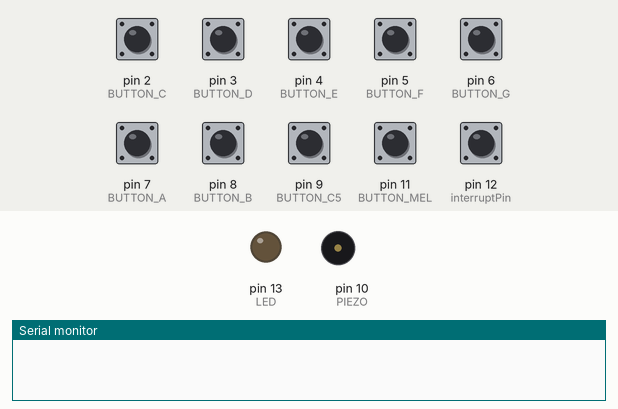
Recording of a sketch running on a simulated Arduino Uno, built with avr-gcc and run on an emulated ATmega328P. On the bench: output pins drawn as LEDs (lit = HIGH), buzzer (waves = sounding), the last lines printed to the serial monitor. Inputs (shaded band) come from the test bench; at power-on: pin 2 (BUTTON_C), pin 3 (BUTTON_D), pin 4 (BUTTON_E), pin 5 (BUTTON_F), pin 6 (BUTTON_G), pin 7 (BUTTON_A), pin 8 (BUTTON_B), pin 9 (BUTTON_C5), pin 11 (BUTTON_MEL) HIGH, pin 12 (interruptPin) LOW. Random numbers use the default seed unless the sketch sets one.

Above: at 1.2 s.
1.3 s: pin 11 (BUTTON_MEL) pulled LOW for 0.15 s
At 1.6 s:
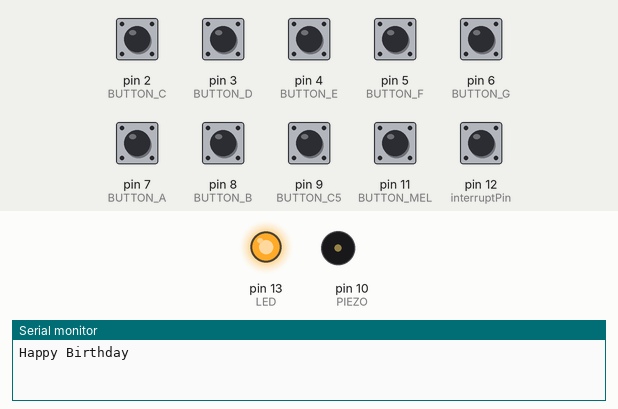
4.3 s: pin 12 (interruptPin) pulled HIGH for 1 s
At 5.1 s:
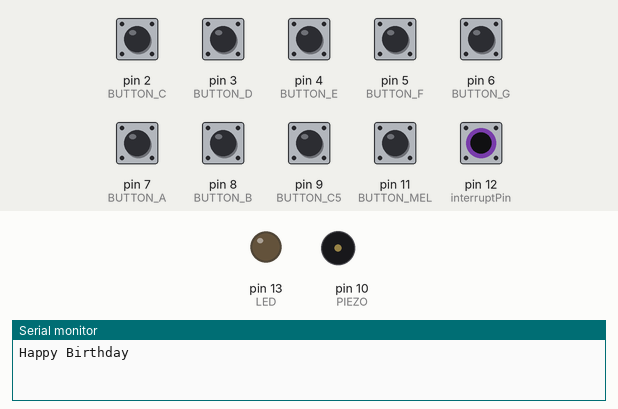
6.8 s: pin 2 (BUTTON_C) pulled LOW for 0.15 s
At 6.87 s:
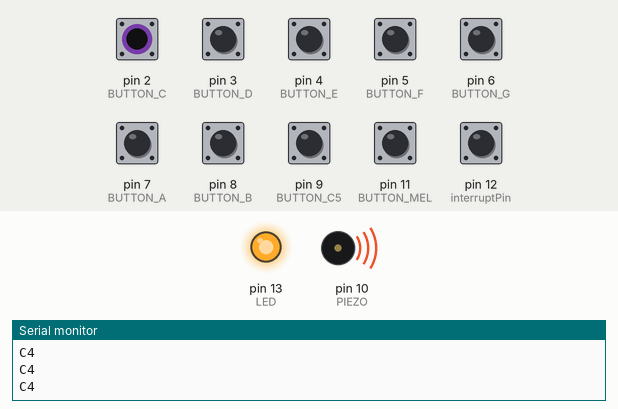
8.4 s: pin 3 (BUTTON_D) pulled LOW for 0.15 s
At 8.9 s:
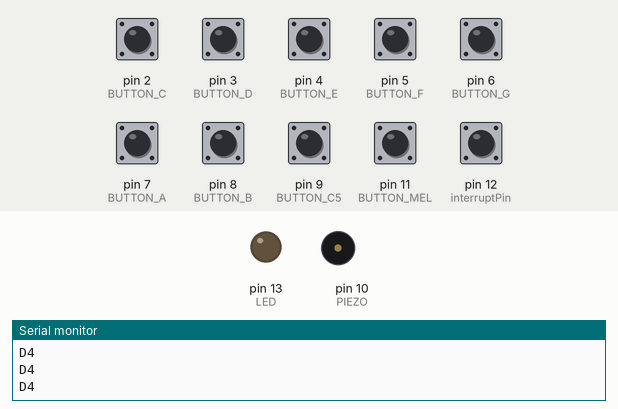
10.0 s: pin 4 (BUTTON_E) pulled LOW for 0.15 s
At 10.07 s:
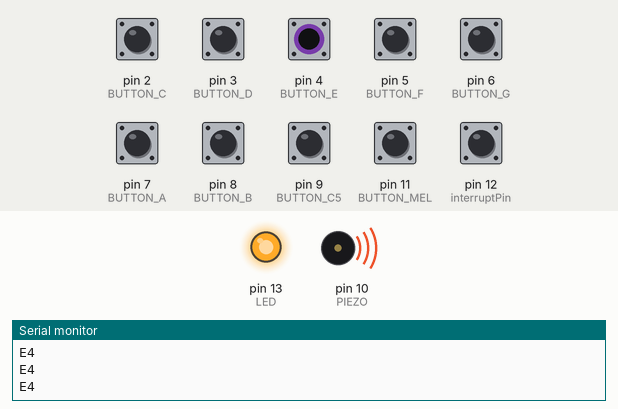
11.6 s: pin 5 (BUTTON_F) pulled LOW for 0.15 s
At 12.6 s:
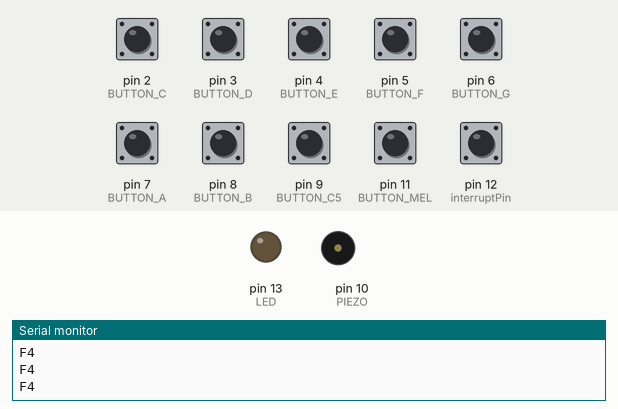
Timing chart, 0 to 14.2 s (numbered marks = the images above; inputs shaded):
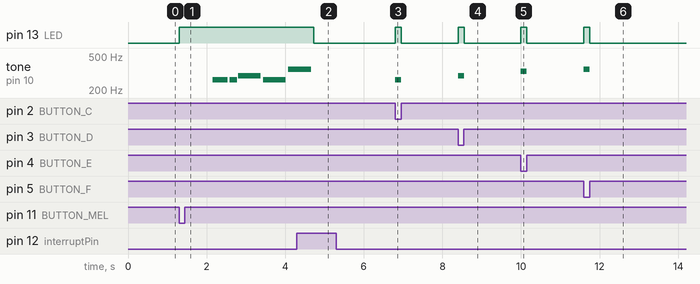

Measured:
- after the input at 1.3 s, pin 13 (LED): LOW → HIGH at once; tone on pin 10 (PIEZO): plays 262 Hz for 0.39 s, 262 Hz for 0.19 s, 294 Hz for 0.58 s, 262 Hz for 0.58 s, 349 Hz for 0.22 s, starting after 0.86 s
- after the input at 4.3 s, pin 13 (LED): HIGH → LOW after 0.43 s
- after the input at 6.8 s, pin 13 (LED): LOW → HIGH at once, → LOW 0.15 s later; tone on pin 10 (PIEZO): silent → 262 Hz at once, → silent 0.15 s later
- after the input at 8.4 s, pin 13 (LED): LOW → HIGH at once, → LOW 0.15 s later; tone on pin 10 (PIEZO): silent → 294 Hz at once, → silent 0.15 s later
- after the input at 10.0 s, pin 13 (LED): LOW → HIGH at once, → LOW 0.15 s later; tone on pin 10 (PIEZO): silent → 330 Hz at once, → silent 0.15 s later
- after the input at 11.6 s, pin 13 (LED): LOW → HIGH at once, → LOW 0.15 s later; tone on pin 10 (PIEZO): silent → 349 Hz at once, → silent 0.15 s later

The sketch:

keyboard.ino
```cpp
//defining notes and their frequencies for tone function

#define NOTE_B0 31
#define NOTE_C1 33
#define NOTE_CS1 35
#define NOTE_D1 37
#define NOTE_DS1 39
#define NOTE_E1 41
#define NOTE_F1 44
#define NOTE_FS1 46
#define NOTE_G1 49
#define NOTE_GS1 52
#define NOTE_A1 55
#define NOTE_AS1 58
#define NOTE_B1 62
#define NOTE_C2 65
#define NOTE_CS2 69
#define NOTE_D2 73
#define NOTE_DS2 78
#define NOTE_E2 82
#define NOTE_F2 87
#define NOTE_FS2 93
#define NOTE_G2 98
#define NOTE_GS2 104
#define NOTE_A2 110
#define NOTE_AS2 117
#define NOTE_B2 123
#define NOTE_C3 131
#define NOTE_CS3 139
#define NOTE_D3 147
#define NOTE_DS3 156
#define NOTE_E3 165
#define NOTE_F3 175
#define NOTE_FS3 185
#define NOTE_G3 196
#define NOTE_GS3 208
#define NOTE_A3 220
#define NOTE_AS3 233
#define NOTE_B3 247
#define NOTE_C4 262
#define NOTE_CS4 277
#define NOTE_D4 294
#define NOTE_DS4 311
#define NOTE_E4 330
#define NOTE_F4 349
#define NOTE_FS4 370
#define NOTE_G4 392
#define NOTE_GS4 415
#define NOTE_A4 440
#define NOTE_AS4 466
#define NOTE_B4 494
#define NOTE_C5 523
#define NOTE_CS5 554
#define NOTE_D5 587
#define NOTE_DS5 622
#define NOTE_E5 659
#define NOTE_F5 698
#define NOTE_FS5 740
#define NOTE_G5 784
#define NOTE_GS5 831
#define NOTE_A5 880
#define NOTE_AS5 932
#define NOTE_B5 988
#define NOTE_C6 1047
#define NOTE_CS6 1109
#define NOTE_D6 1175
#define NOTE_DS6 1245
#define NOTE_E6 1319
#define NOTE_F6 1397
#define NOTE_FS6 1480
#define NOTE_G6 1568
#define NOTE_GS6 1661
#define NOTE_A6 1760
#define NOTE_AS6 1865
#define NOTE_B6 1976
#define NOTE_C7 2093
#define NOTE_CS7 2217
#define NOTE_D7 2349
#define NOTE_DS7 2489
#define NOTE_E7 2637
#define NOTE_F7 2794
#define NOTE_FS7 2960
#define NOTE_G7 3136
#define NOTE_GS7 3322
#define NOTE_A7 3520
#define NOTE_AS7 3729
#define NOTE_B7 3951
#define NOTE_C8 4186
#define NOTE_CS8 4435
#define NOTE_D8 4699
#define NOTE_DS8 4978
#define REST 0
#define ACTIVATED LOW

/*preloaded songs as integer arrays. First element is the tempo
followed by the notes and duration of that note*/

//Names of songs defined in the names array below

int melody1[] =
{
  100,
  REST,2,
  NOTE_FS4,2, NOTE_E4,2,
  NOTE_D4,2, NOTE_CS4,2,
  NOTE_B3,2, NOTE_A3,2,
  NOTE_B3,2, NOTE_CS4,2,
  NOTE_D4,4, NOTE_FS4,8, NOTE_G4,8, NOTE_A4,4, NOTE_FS4,8, NOTE_G4,8,
  NOTE_A4,4, NOTE_B3,8, NOTE_CS4,8, NOTE_D4,8, NOTE_E4,8, NOTE_FS4,8, NOTE_G4,8,
  NOTE_FS4,4, NOTE_D4,8, NOTE_E4,8, NOTE_FS4,4, NOTE_FS3,8, NOTE_G3,8,
  NOTE_A3,8, NOTE_G3,8, NOTE_FS3,8, NOTE_G3,8, NOTE_A3,2,
  NOTE_G3,4, NOTE_B3,8, NOTE_A3,8, NOTE_G3,4, NOTE_FS3,8, NOTE_E3,8,
  NOTE_FS3,4, NOTE_D3,8, NOTE_E3,8, NOTE_FS3,8, NOTE_G3,8, NOTE_A3,8, NOTE_B3,8,
  NOTE_G3,4, NOTE_B3,8, NOTE_A3,8, NOTE_B3,4, NOTE_CS4,8, NOTE_D4,8,
  NOTE_A3,8, NOTE_B3,8, NOTE_CS4,8, NOTE_D4,8, NOTE_E4,8, NOTE_FS4,8, NOTE_G4,8, NOTE_A4,2

};

//Negative notes denote dotted notes

int melody2[] =
{
  80,REST,2,
  NOTE_E5, 16, NOTE_DS5, 16,
  NOTE_E5, 16, NOTE_DS5, 16, NOTE_E5, 16, NOTE_B4, 16, NOTE_D5, 16, NOTE_C5, 16,
  NOTE_A4, -8, NOTE_C4, 16, NOTE_E4, 16, NOTE_A4, 16,
  NOTE_B4, -8, NOTE_E4, 16, NOTE_GS4, 16, NOTE_B4, 16,
  NOTE_C5, 8,  REST, 16, NOTE_E4, 16, NOTE_E5, 16,  NOTE_DS5, 16,
  NOTE_E5, 16, NOTE_DS5, 16, NOTE_E5, 16, NOTE_B4, 16, NOTE_D5, 16, NOTE_C5, 16,
  NOTE_A4, -8, NOTE_C4, 16, NOTE_E4, 16, NOTE_A4, 16,
  NOTE_B4, -8, NOTE_E4, 16, NOTE_C5, 16, NOTE_B4, 16,
  NOTE_A4 , 4, REST, 8

};

int melody3[] = {

  140,REST,2,
  NOTE_C4,4, NOTE_C4,8,
  NOTE_D4,-4, NOTE_C4,-4, NOTE_F4,-4,
  NOTE_E4,-2, NOTE_C4,4, NOTE_C4,8,
  NOTE_D4,-4, NOTE_C4,-4, NOTE_G4,-4,
  NOTE_F4,-2, NOTE_C4,4, NOTE_C4,8,
  NOTE_C5,-4, NOTE_A4,-4, NOTE_F4,-4,
  NOTE_E4,-4, NOTE_D4,-4, NOTE_AS4,4, NOTE_AS4,8,
  NOTE_A4,-4, NOTE_F4,-4, NOTE_G4,-4,
  NOTE_F4,-2

};

int melody4[] = {

  144,
  REST, 2, NOTE_D4, 4,
  NOTE_G4, -4, NOTE_AS4, 8, NOTE_A4, 4,
  NOTE_G4, 2, NOTE_D5, 4,
  NOTE_C5, -2,
  NOTE_A4, -2,
  NOTE_G4, -4, NOTE_AS4, 8, NOTE_A4, 4,
  NOTE_F4, 2, NOTE_GS4, 4,
  NOTE_D4, -1,
  NOTE_D4, 4,
  NOTE_G4, -4, NOTE_AS4, 8, NOTE_A4, 4,//10
  NOTE_G4, 2, NOTE_D5, 4,
  NOTE_F5, 2, NOTE_E5, 4,
  NOTE_DS5, 2, NOTE_B4, 4,
  NOTE_DS5, -4, NOTE_D5, 8, NOTE_CS5, 4,
  NOTE_CS4, 2, NOTE_B4, 4,
  NOTE_G4, -1

};

int melody5[] = {

  140, REST,2,
  NOTE_C5,4,//1
  NOTE_F5,4, NOTE_F5,8, NOTE_G5,8, NOTE_F5,8, NOTE_E5,8,
  NOTE_D5,4, NOTE_D5,4, NOTE_D5,4,
  NOTE_G5,4, NOTE_G5,8, NOTE_A5,8, NOTE_G5,8, NOTE_F5,8,
  NOTE_E5,4, NOTE_C5,4, NOTE_C5,4,
  NOTE_A5,4, NOTE_A5,8, NOTE_AS5,8, NOTE_A5,8, NOTE_G5,8,
  NOTE_F5,4, NOTE_D5,4, NOTE_C5,8, NOTE_C5,8,
  NOTE_D5,4, NOTE_G5,4, NOTE_E5,4,
  NOTE_F5,2

};

int melody6[] =
{
  200,REST,2,
  NOTE_E5,8, NOTE_E5,8, REST,8, NOTE_E5,8, REST,8, NOTE_C5,8, NOTE_E5,8,//1
  NOTE_G5,4, REST,4, NOTE_G4,8, REST,4,
  NOTE_C5,-4, NOTE_G4,8, REST,4, NOTE_E4,-4,
  NOTE_A4,4, NOTE_B4,4, NOTE_AS4,8, NOTE_A4,4,
  NOTE_G4,-8, NOTE_E5,-8, NOTE_G5,-8, NOTE_A5,4, NOTE_F5,8, NOTE_G5,8,
  REST,8, NOTE_E5,4,NOTE_C5,8, NOTE_D5,8, NOTE_B4,-4,
  NOTE_C5,-4, NOTE_G4,8, REST,4, NOTE_E4,-4,
  NOTE_A4,4, NOTE_B4,4, NOTE_AS4,8, NOTE_A4,4,
  NOTE_G4,-8, NOTE_E5,-8, NOTE_G5,-8, NOTE_A5,4, NOTE_F5,8, NOTE_G5,8,
  REST,8, NOTE_E5,4,NOTE_C5,8, NOTE_D5,8, NOTE_B4,-4,
  REST,4, NOTE_G5,8, NOTE_FS5,8, NOTE_F5,8, NOTE_DS5,4, NOTE_E5,8,//7
  REST,8, NOTE_GS4,8, NOTE_A4,8, NOTE_C4,8, REST,8, NOTE_A4,8, NOTE_C5,8, NOTE_D5,8,
  REST,4, NOTE_DS5,4, REST,8, NOTE_D5,-4,
  NOTE_C5,2, REST,2
};

//arrays for size and names along with pointer array to store their address

int size[] = {sizeof(melody1), sizeof(melody2), sizeof(melody3), sizeof(melody4), sizeof(melody5), sizeof(melody6)};
int *melodies[] = {melody1, melody2, melody3, melody4, melody5, melody6};
char* names[] = {"Canon in D", "Fur Elise", "Happy Birthday", "Harry Potter Theme", "Merry Christmas", "Super Mario Bros Theme"};

//initializing pin numbers

const int PIEZO = 10;
const int LED = 13;

const int BUTTON_C5 = 9;
const int BUTTON_B = 8;
const int BUTTON_A = 7;
const int BUTTON_G = 6;
const int BUTTON_F = 5;
const int BUTTON_E = 4;
const int BUTTON_D = 3;
const int BUTTON_C = 2;

const int interruptPin = 12;

const int BUTTON_MEL = 11;

//range is number of songs

int range = sizeof(melodies)/sizeof(melodies[0]);
int divider = 0, noteDuration = 0;

//function to play the preloaded songs

void play_melody(int a)
{
  	int *melody = melodies[a];
  	int tempo = melody[0];

  //Calculating number of notes in song
    int notes = ((size[a] / sizeof(melody[0])) - 1) / 2;

  //Calculating note duration for a wholenote for 1 minute (60000 ms) and 4/4 beat)
  	int wholenote = (60000 * 4) / tempo;

  	for (int Note = 1; Note < notes * 2; Note += 2)
    {
      //Slide switch condition
      	if(digitalRead(interruptPin) == HIGH)
          	break;

      //Calculating Duration of playing note
    	divider = melody[Note + 1];
    	if (divider > 0)
        {
          noteDuration = (int)((wholenote) / divider);
    	}
      	else if (divider < 0) //negative duration indicates dotted note
        {
      	noteDuration = (int)((wholenote) / (-divider));
      	noteDuration *= 1.5;
    	}
      	else  //Standard case as quarter note
        {
          noteDuration = (int)(wholenote / 4);
        }

      //duration is multiplied by 0.9 to get a bit more pause between notes
    	tone(PIEZO, melody[Note], (noteDuration*0.9));
    	delay(noteDuration);
    	noTone(PIEZO);
     }
}

void setup()
{
  Serial.begin(9600);
  pinMode(LED, OUTPUT);
  pinMode(BUTTON_C, INPUT);
  digitalWrite(BUTTON_C,HIGH);
  pinMode(BUTTON_D, INPUT);
  digitalWrite(BUTTON_D,HIGH);
  pinMode(BUTTON_E, INPUT);
  digitalWrite(BUTTON_E,HIGH);
  pinMode(BUTTON_F, INPUT);
  digitalWrite(BUTTON_F,HIGH);
  pinMode(BUTTON_G, INPUT);
  digitalWrite(BUTTON_G,HIGH);
  pinMode(BUTTON_A, INPUT);
  digitalWrite(BUTTON_A,HIGH);
  pinMode(BUTTON_B, INPUT);
  digitalWrite(BUTTON_B,HIGH);
  pinMode(BUTTON_C5, INPUT);
  digitalWrite(BUTTON_C5,HIGH);
  pinMode(BUTTON_MEL, INPUT);
  digitalWrite(BUTTON_MEL,HIGH);

  digitalWrite(LED,LOW);

  pinMode(interruptPin, INPUT);

  //function for random seed to get random sequence of songs in every simulation
  randomSeed(analogRead(0));
}

void loop()
{

  //loops for 8 keyboard notes
  //Activated is defined as LOW in the #define area
   while(digitalRead(BUTTON_C) == ACTIVATED)
  {
    tone(PIEZO,NOTE_C4);
    digitalWrite(LED,HIGH);
    Serial.println("C4");
    Serial.print('\n');
  }

  while(digitalRead(BUTTON_D) == ACTIVATED)
  {
    tone(PIEZO,NOTE_D4);
    digitalWrite(LED,HIGH);
    Serial.println("D4");
    Serial.print('\n');
  }

  while(digitalRead(BUTTON_E) == ACTIVATED)
  {
    tone(PIEZO,NOTE_E4);
    digitalWrite(LED,HIGH);
    Serial.println("E4");
    Serial.print('\n');
  }

  while(digitalRead(BUTTON_F) == ACTIVATED)
  {
    tone(PIEZO,NOTE_F4);
    digitalWrite(LED,HIGH);
    Serial.println("F4");
    Serial.print('\n');
  }

  while(digitalRead(BUTTON_G) == ACTIVATED)
  {
    tone(PIEZO,NOTE_G4);
    digitalWrite(LED,HIGH);
    Serial.println("G4");
    Serial.print('\n');
  }

  while(digitalRead(BUTTON_A) == ACTIVATED)
  {
    tone(PIEZO,NOTE_A4);
    digitalWrite(LED,HIGH);
    Serial.println("A4");
    Serial.print('\n');
  }

  while(digitalRead(BUTTON_B) == ACTIVATED)
  {
    tone(PIEZO,NOTE_B4);
    digitalWrite(LED,HIGH);
    Serial.println("B4");
    Serial.print('\n');
  }

  while(digitalRead(BUTTON_C5) == ACTIVATED)
  {
    tone(PIEZO,NOTE_C5);
    digitalWrite(LED,HIGH);
    Serial.println("C5");
    Serial.print('\n');
  }

  //loop to play random preloaded song
  while(digitalRead(BUTTON_MEL) == ACTIVATED)
  {
   	int num = random(0, range);
    digitalWrite(LED,HIGH);
    Serial.println(names[num]);
    Serial.print('\n');
    play_melody(num);
  }

  noTone(PIEZO);
  digitalWrite(LED,LOW);

}
```
